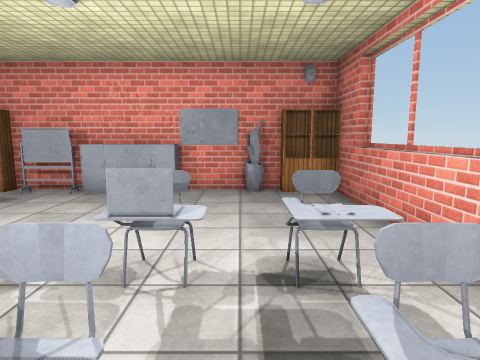
View 1 (above)

12 first-person views from a walk through a 3-D level made in the Unity game engine. The camera is 1.5 m above the floor, tilts 8° down and sees 75° across. The floor is counted in squares, 1 m on a side. Each view is taken from the middle of a square. On the plan, view 1 faces up. The plan holds only what a view shows up to about 15 squares ahead; the rest is blank. The player is left out. Door leaves are left out, so doorways stand open. Surface patterns are stand-ins for the level's own textures.

View 2
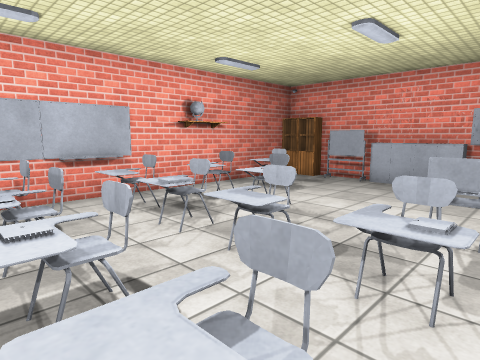

View 3
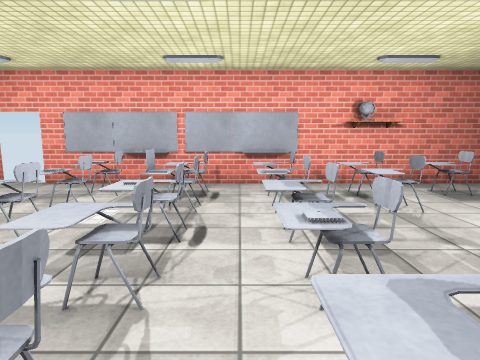

View 4
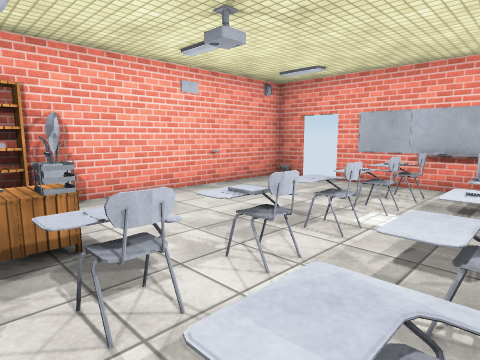

View 5
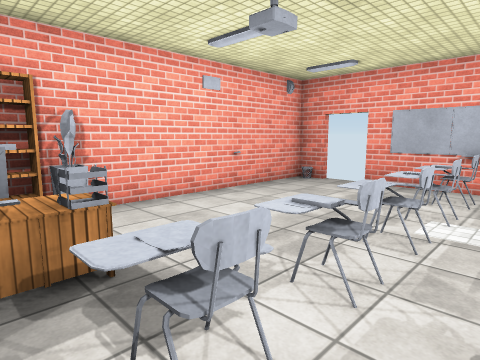

View 6
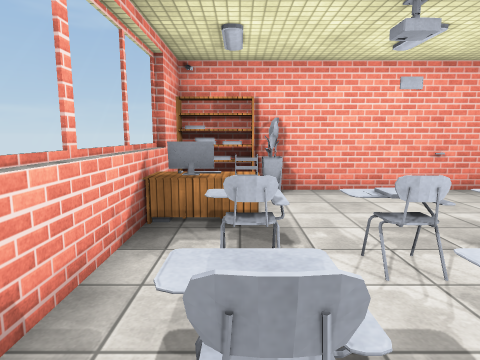

View 7
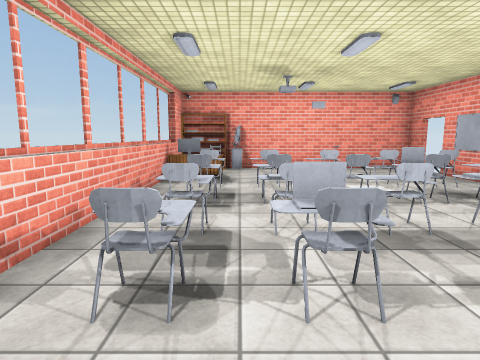

View 8
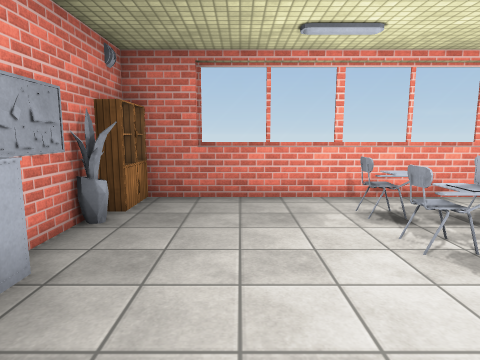

View 9
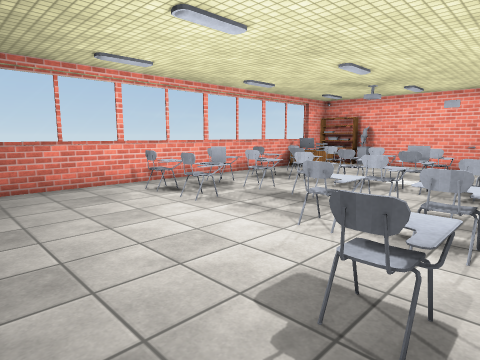

View 10
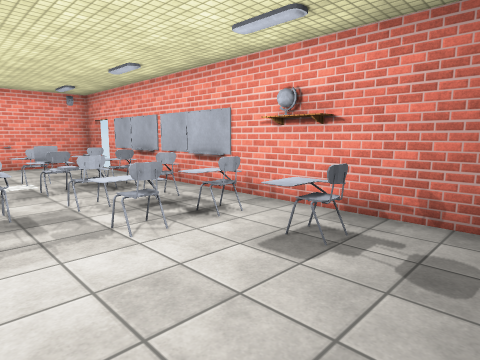

View 11
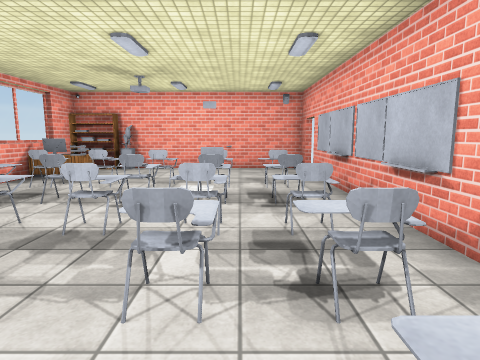

View 12
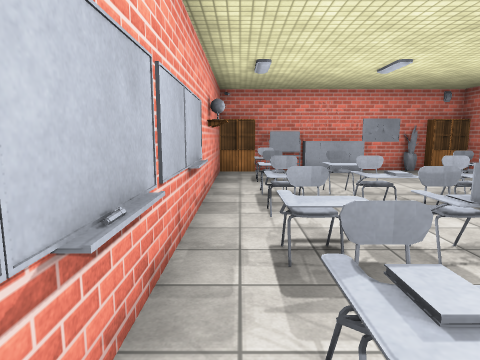

### Floor plan
Key: @ floor where view 1 was taken; # wall or solid block; x gap in a wall; . floor; D open door; = window, fence, low wall or low ledge; ^ raised ledge; C cabinet; L closet; P planter; A laptop; B books; N notebook; T thing the floor can be seen under or through; E desk; S shelf; O other object.
Columns run from 8 left of view 1 to 3 right of it. Each row starts with its distance up from view 1.
  9 #C##L#L#P#C#
  8 #........C.#
  7 #..........#
  6 #.^........=
  5 #.^........=
  4 #.x........=
  3 #.^^^..A.^.=
  2 #..........=
  1 #.^^B^^N.^.=
  0 #.......@..#
 -1 #.^T^^.^.^.=
 -2 #.^TAN=^.^.=
 -3 #.TTTT##.^.=
 -4 #.B=O^^B.^.=
 -5 #........EE#
 -6 x........OO#
 -7 D..........#
 -8 x.......PSS#
 -9 ############

Where each view was taken, in squares from view 1:
view 1: 0 up, 0 right, facing up
view 2: 2 down, 0 right, facing up-left
view 3: 0 up, 2 right, facing left
view 4: 1 down, 2 right, facing down-left
view 5: 2 down, 2 right, facing down-left
view 6: 0 up, 1 right, facing down
view 7: 6 up, 0 right, facing down
view 8: 6 up, 5 left, facing right
view 9: 8 up, 7 left, facing down-right
view 10: 8 up, 2 left, facing down-left
view 11: 6 up, 5 left, facing down
view 12: 5 down, 7 left, facing up
